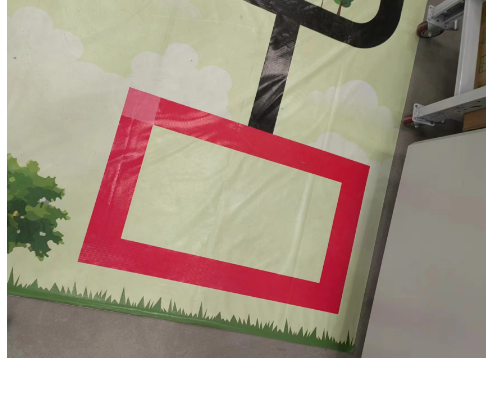
#> input picture images/19.png, 504 x 401 px
$ python final_pos.py
#> lines starting #> are read from the running program, lines starting #| are printed output that depends on the picture; after the words box and inside, x2 and y2 are one past the last pixel; in counts of white or black regions, pixels touching at a corner belong together
#> further down, input_image is the input picture: shape (401, 504, 3); mean B, G, R 142.8, 156.1, 171.1
# coding=utf-8
import cv2
import numpy as np

def process_img(input_image):
    hsv_img = cv2.cvtColor(input_image, cv2.COLOR_BGR2HSV)
#> hsv_img: shape (401, 504, 3); mean H, S, V 38.5, 50.5, 172.7

    lower = np.array([92, 109, 47])
    upper = np.array([180, 255, 255])

    mask = cv2.inRange(hsv_img, lower, upper)
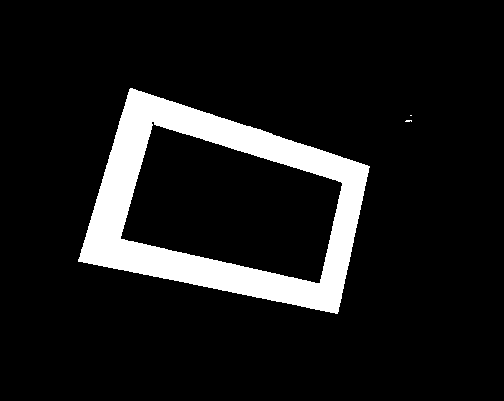
#> mask: shape (401, 504); 10.2% white; 3 white regions (2 under 20 px), largest, box (x1, y1, x2, y2) and area: (78, 88, 370, 314) 20685

    # 膨胀
    kernel_dilate = np.ones((3,3),np.uint8)
    mask = cv2.dilate(mask,kernel_dilate,iterations=3)
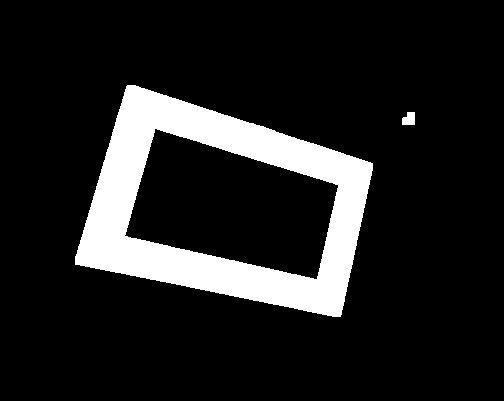
#> mask: shape (401, 504); 13% white; 2 white regions, box (x1, y1, x2, y2) and area: (75, 85, 373, 317) 26062, (402, 112, 415, 125) 143

    # 腐蚀
    kernel_erode = np.ones((3,3),np.uint8)
    mask = cv2.erode(mask,kernel_erode,iterations=3)
#> mask: shape (401, 504); 10.3% white; 2 white regions, box (x1, y1, x2, y2) and area: (78, 88, 370, 314) 20704, (405, 115, 412, 122) 23
    return mask

if __name__ == "__main__":
    input_image = cv2.imread("../images/19.png")
    result = process_img(input_image)
    cv2.imshow("hsv red",result)
    cv2.waitKey(0)
